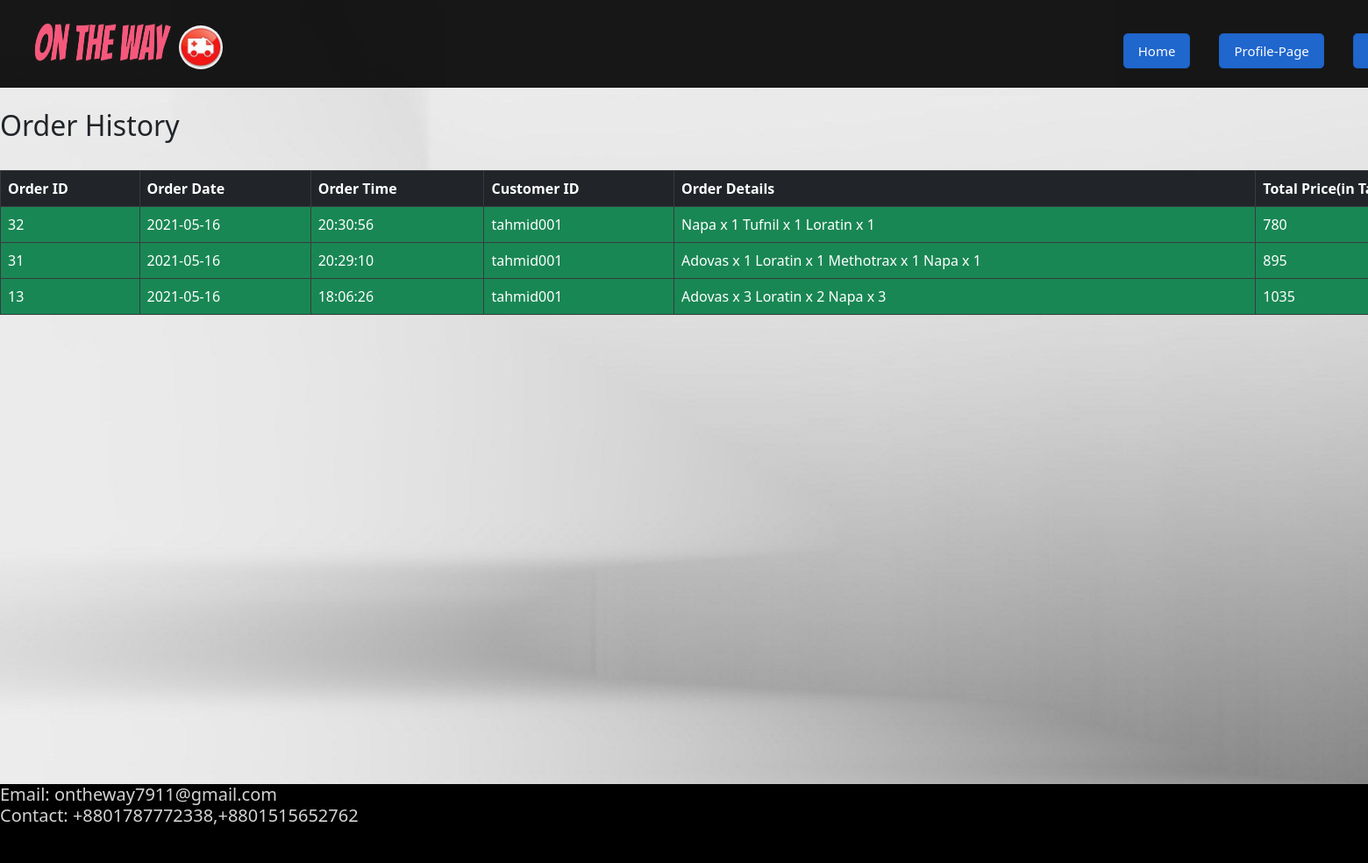
/admin/orderhistory.php (signed in), run on the app's committed database.
### tables this page shows
CREATE TABLE `orders` (
  `orderId` int(11) NOT NULL,
  `orderDate` varchar(40) NOT NULL,
  `orderTime` varchar(100) NOT NULL,
  `customerId` varchar(40) NOT NULL,
  `orderedItems` varchar(200) NOT NULL,
  `totalPrice` varchar(200) NOT NULL,
  `status` varchar(30) NOT NULL
);

### admin/orderhistory.php (the view, shortened to what this page needs)
<?php
include_once 'header.php';
include_once 'db.php';
?>
<br><h2>Order History</h2><br>
<div class="scroll">
<?php
$suid = $_SESSION['useruid'];
$res=mysqli_query($conn,"SELECT * FROM orders where customerID = '$suid' ORDER BY orders.orderID DESC;");
echo "<table class='table table-bordered table-hover  table-dark'>";
echo "<tr style='background-color: white'>";
echo "<th>"; echo "Order ID";   echo "</th>";
echo "<th>"; echo "Order Date";   echo "</th>";
echo "<th>"; echo "Order Time";   echo "</th>";
echo "<th>"; echo "Customer ID";   echo "</th>";
echo "<th>"; echo "Order Details";   echo "</th>";
echo "<th>"; echo "Total Price(in Taka)";   echo "</th>";
echo "</tr>";
while ($row=mysqli_fetch_assoc($res))
 {
	echo "<tr>";
	echo "<td class='bg-success'>"; echo $row['orderId']; echo "</td>";
	echo "<td class='bg-success'>"; echo $row['orderDate']; echo "</td>";
	echo "<td class='bg-success'>"; echo $row['orderTime']; echo "</td>";
	echo "<td class='bg-success'>"; echo $row['customerId']; echo "</td>";
	echo "<td class='bg-success'>"; echo $row['orderedItems']; echo "</td>";
	echo "<td class='bg-success'>"; echo $row['totalPrice']; echo "</td>";
	echo "</tr>";
}
echo "</table>";
?>
</div>
</body>
</html>
<div class="history-footer">
		<h3>Email: ontheway7911@gmail.com <br>Contact: +8801787772338,+8801515652762</h3>
</div>

### admin/style.css (style rules this page uses)
body { font-family: sans-serif; }
.history-footer { height: 90px; width: 100%; margin-top: 300px; background-color: black; }
.history-footer h3 { float: left; color: lightgrey; font-size: 20px; padding-right: 100px; }
.scroll { height: 400px; width: 100%; overflow: auto; }

### admin/orderhistory.php (style rules this page uses)
body { background-image: url("medbackground.jpg"); height: 937px; width: 1903px; background-position: center; background-repeat: no-repeat; background-size: cover; }

### data on the page
orders: orderId "32", orderDate "2021-05-16", orderTime "20:30:56", customerId "tahmid001", orderedItems "Napa x 1 Tufnil x 1 Loratin x 1", totalPrice "780"
orders: orderId "31", orderDate "2021-05-16", orderTime "20:29:10", customerId "tahmid001", orderedItems "Adovas x 1 Loratin x 1 Methotrax x 1 Napa x 1", totalPrice "895"
orders: orderId "13", orderDate "2021-05-16", orderTime "18:06:26", customerId "tahmid001", orderedItems "Adovas x 3 Loratin x 2 Napa x 3", totalPrice "1035"
